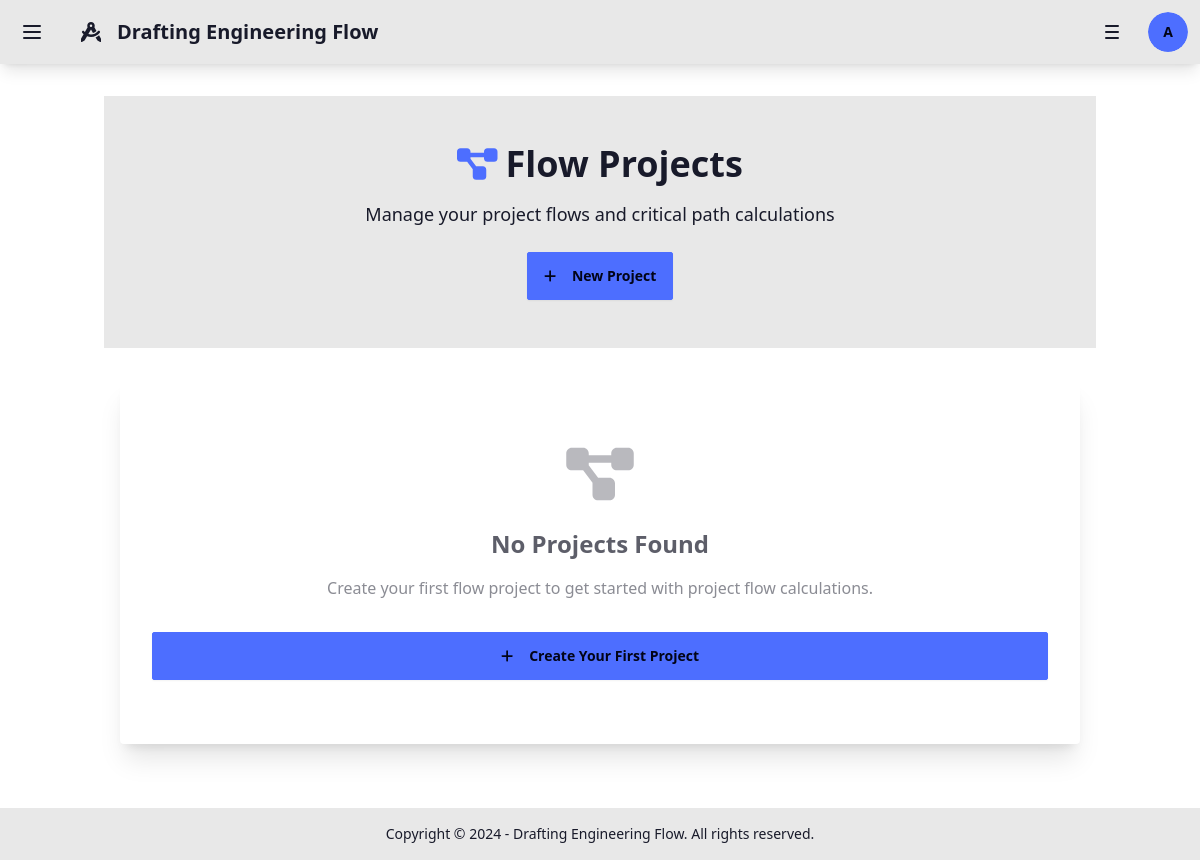
Before: /flow-calc/projects/ (signed in) with the older database file.
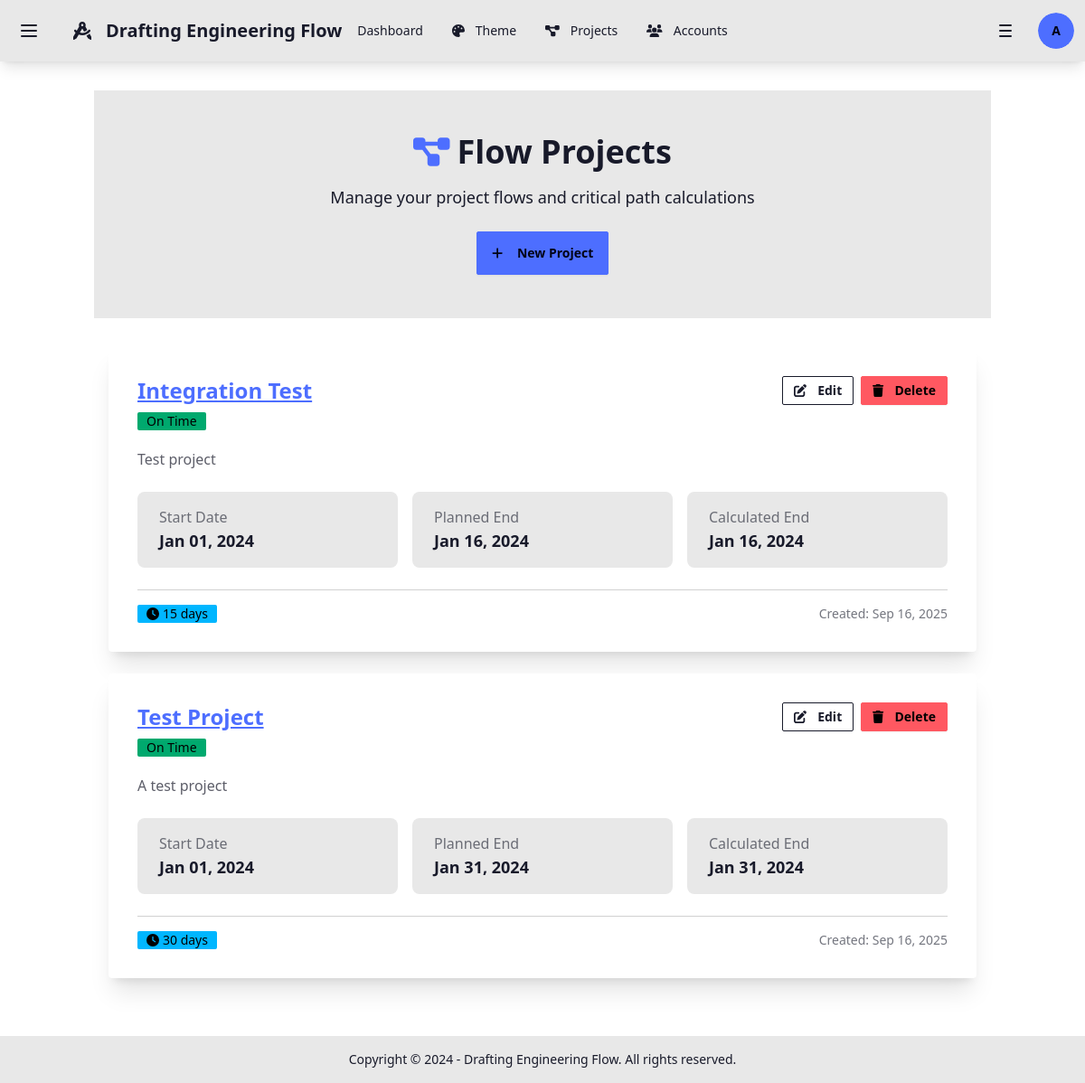
After: the same page with the newer database file.
### flow_calc/models.py (models this page shows, shortened)
class FlowProject(models.Model):
    name = models.CharField(max_length=200, help_text="Project name")
    description = models.TextField(blank=True, help_text="Project description")
    start_date = models.DateField(help_text="Project start date")
    duration_days = models.PositiveIntegerField(help_text="Total project duration in days")
    created_by = models.ForeignKey(User, on_delete=models.CASCADE, related_name='flow_projects')
    created_at = models.DateTimeField(auto_now_add=True)
    updated_at = models.DateTimeField(auto_now=True)
    class Meta:
        ordering = ['-created_at']
        verbose_name = "Flow Project"
        verbose_name_plural = "Flow Projects"
    @property
    def end_date(self):
        return self.start_date + timedelta(days=self.duration_days)
    @property
    def calculated_end_date(self):
        if not self.steps.exists():
            return self.end_date
        latest_step = self.steps.order_by('-calculated_end_date').first()
        return latest_step.calculated_end_date if latest_step else self.end_date
    @property
    def is_delayed(self):
        return self.calculated_end_date > self.end_date

### flow_calc/views.py (the view)
# urls.py: path('projects/', views.FlowProjectListView.as_view(), name='project_list'),
class FlowProjectListView(LoginRequiredMixin, ListView):
    model = FlowProject
    template_name = 'flow_calc/project_list.html'
    context_object_name = 'projects'
    paginate_by = 20
    def get_queryset(self):
        return FlowProject.objects.filter(created_by=self.request.user).order_by('-created_at')

### rbac/context_processors.py (called while the page is built)
def rbac_context(request):
    context = {}
    if request.user.is_authenticated:
        context.update({
            'user_accessible_apps': get_user_accessible_apps(request.user),
            'user_roles': get_user_roles(request.user),
        })
    else:
        context.update({
            'user_accessible_apps': [],
            'user_roles': [],
        })
    return context

### rbac/utils.py (called while the page is built, shortened)
def get_user_accessible_apps(user):
    if not user or not user.is_authenticated:
        return []
    if user.is_superuser:
        return AppAccess.objects.filter(is_enabled=True).values_list('app_name', flat=True)

def get_user_roles(user):
    if not user or not user.is_authenticated:
        return []
    return UserRole.objects.filter(user=user, is_active=True).select_related('role')

### flow_calc/templates/flow_calc/project_list.html (shortened to what the changed rows need)
{% extends "flow_calc/base.html" %}
{% load static %}
{% block content %}
<div class="hero bg-base-200 py-8">
    <div class="hero-content text-center">
        <div class="max-w-4xl">
            <h1 class="text-4xl font-bold mb-4">
                <i class="fas fa-project-diagram text-primary mr-2"></i>Flow Projects
            </h1>
        </div>
    </div>
</div>
<div class="container mx-auto px-4 py-8">
    {% if projects %}
        <div class="space-y-6">
            {% for project in projects %}
                <div class="card bg-base-100 shadow-xl">
                    <div class="card-body">
                        <div class="flex justify-between items-start">
                            <div class="flex-1">
                                <h2 class="card-title text-2xl">
                                    <a href="{% url 'flow_calc:project_detail' project.pk %}" class="link link-primary">
                                        {{ project.name }}
                                    </a>
                                </h2>
                                <div class="flex items-center gap-2 mt-2">
                                    {% if project.is_delayed %}
                                        <span class="badge badge-error">Delayed ({{ project.delay_days }} days)</span>
                                    {% else %}
                                        <span class="badge badge-success">On Time</span>
                                    {% endif %}
                                </div>
                            </div>
                            <div class="flex gap-2">
                                <a href="{% url 'flow_calc:project_update' project.pk %}" class="btn btn-outline btn-sm">
                                    <i class="fas fa-edit mr-1"></i>
                                    Edit
                                </a>
                                <a href="{% url 'flow_calc:project_delete' project.pk %}" class="btn btn-error btn-sm">
                                    <i class="fas fa-trash mr-1"></i>
                                    Delete
                                </a>
                            </div>
                        </div>
                        {% if project.description %}
                            <p class="text-base-content/70 mt-3">{{ project.description|truncatewords:30 }}</p>
                        {% endif %}
                        <div class="grid grid-cols-1 md:grid-cols-3 gap-4 mt-4">
                            <div class="stat bg-base-200 rounded-lg">
                                <div class="stat-title">Start Date</div>
                                <div class="stat-value text-lg">{{ project.start_date|date:"M d, Y" }}</div>
                            </div>
                            <div class="stat bg-base-200 rounded-lg">
                                <div class="stat-title">Planned End</div>
                                <div class="stat-value text-lg">{{ project.end_date|date:"M d, Y" }}</div>
                            </div>
                            <div class="stat bg-base-200 rounded-lg">
                                <div class="stat-title">Calculated End</div>
                                <div class="stat-value text-lg">{{ project.calculated_end_date|date:"M d, Y" }}</div>
                            </div>
                        </div>
                        <div class="flex items-center justify-between mt-4 pt-4 border-t border-base-300">
                            <div class="badge badge-info">
                                <i class="fas fa-clock mr-1"></i>
                                {{ project.duration_days }} days
                            </div>
                            <div class="text-sm text-base-content/60">
                                Created: {{ project.created_at|date:"M d, Y" }}
                            </div>
                        </div>
                    </div>
                </div>
            {% endfor %}
        </div>
    {% else %}
        <div class="card bg-base-100 shadow-xl">
            <div class="card-body text-center py-16">
                <i class="fas fa-project-diagram text-6xl text-base-content/30 mb-4"></i>
                <h3 class="text-2xl font-bold text-base-content/70 mb-2">No Projects Found</h3>
                <p class="text-base-content/50 mb-6">Create your first flow project to get started with project flow calculations.</p>
                <a href="{% url 'flow_calc:project_create' %}" class="btn btn-primary">
                    <i class="fas fa-plus mr-2"></i>
                    Create Your First Project
                </a>
            </div>
        </div>
    {% endif %}
</div>
{% endblock %}

### templates/base.html (shortened to what the changed rows need)
<!DOCTYPE html>
<html lang="en" data-theme="{{ current_theme|default:'corporate' }}">
<head>
    <script src="https://cdn.tailwindcss.com"></script>
    <link href="https://cdn.jsdelivr.net/npm/daisyui@4.12.10/dist/full.min.css" rel="stylesheet" type="text/css" />
</head>
<body class="bg-base-100">
    <div class="drawer">
        <div class="drawer-content">
            <div class="drawer drawer-end">
                <div class="drawer-content">
                    <div class="navbar bg-base-200 shadow-lg">
                        <div class="navbar-center hidden lg:flex">
                            <ul class="menu menu-horizontal px-1">
                                {% if 'main' in user_accessible_apps %}
                                    <li><a href="{% url 'home' %}" class="{% if request.resolver_match.url_name == 'home' %}active{% endif %}">Dashboard</a></li>
                                {% endif %}
                                {% if 'theme' in user_accessible_apps and allow_user_themes %}
                                    <li><a href="{% url 'theme:selector' %}" class="{% if request.resolver_match.url_name == 'selector' %}active{% endif %}">
                                        <i class="fas fa-palette mr-1"></i>Theme
                                    </a></li>
                                {% endif %}
                                {% if 'project' in user_accessible_apps %}
                                    <li><a href="#" class="{% if 'project' in request.resolver_match.namespace %}active{% endif %}">
                                        <i class="fas fa-project-diagram mr-1"></i>Projects
                                    </a></li>
                                {% endif %}
                                {% if 'account' in user_accessible_apps %}
                                    <li><a href="#" class="{% if 'account' in request.resolver_match.namespace %}active{% endif %}">
                                        <i class="fas fa-users mr-1"></i>Accounts
                                    </a></li>
                                {% endif %}
                            </ul>
                        </div>
                    </div>
                    <main class="container mx-auto px-4 py-8">
                        {% block content %}{% endblock %}
                    </main>
                </div>
            </div>
        </div>
    </div>
</body>
</html>

Changed rows visible on the page:
added FlowProject: name "Integration Test", shows "On Time", description "Test project", start_date "Jan 01, 2024", end_date "Jan 16, 2024", calculated_end_date "Jan 16, 2024", duration_days "15", created_at "Sep 16, 2025"
added FlowProject: name "Test Project", shows "On Time", description "A test project", start_date "Jan 01, 2024", end_date "Jan 31, 2024", calculated_end_date "Jan 31, 2024", duration_days "30", created_at "Sep 16, 2025"
Other visible differences:
text no longer shown: "No Projects Found Create your first flow project to get started with project flow calculations. Create Your First Project"
text now shown: "Dashboard Theme Projects Accounts"
